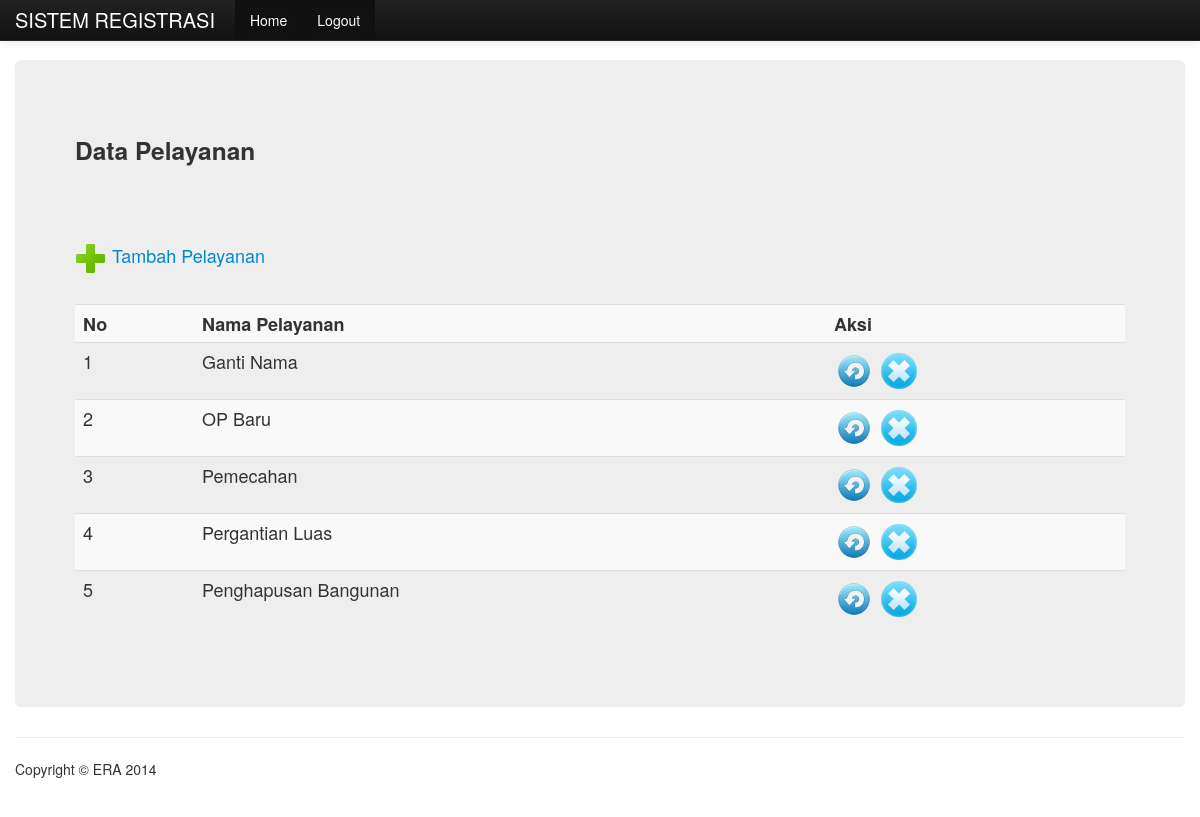
/rekappelayanan.php (signed in), run on the app's committed database.
### tables this page shows
CREATE TABLE IF NOT EXISTS `pelayanan` (
  `kodepelayanan` int(11) NOT NULL AUTO_INCREMENT,
  `jenispelayanan` varchar(30) NOT NULL,
  PRIMARY KEY (`kodepelayanan`)
);

### rekappelayanan.php (the view, shortened to what this page needs)
<!DOCTYPE html>
<html lang="en">
  <head>
    <link href="css/bootstrap.css" rel="stylesheet">
    <link href="css/bootstrap-responsive.css" rel="stylesheet">
  </head>
  <body>
    <div class="navbar navbar-inverse navbar-fixed-top">
      <div class="navbar-inner">
        <div class="container">
          <a class="brand" href="#">SISTEM REGISTRASI</a>
          <div class="nav-collapse collapse">
            <ul class="nav">
              <li class="active"><a href="paneladmin.php">Home</a></li>
			  <li class="active"><a href="logout.php">Logout</a></li>
            </ul>
          </div>
        </div>
      </div>
    </div>
    <div class="container">
      <div class="hero-unit">
		<h3>Data Pelayanan</h3><br/><br/>
		<a href="inputdatapelayanan.php" ><img src="images/add.png" /> Tambah Pelayanan</a><br/><br/>
		<table class="table table-striped">
			<tr>
				<td><b>No</b></td>
				<td><b>Nama Pelayanan</b></td>
				<td><b>Aksi</b></td>
			</tr>
		<?php
			$tampil = "SELECT * FROM pelayanan";
			$querytampil = mysql_query($tampil);
			$i = 1;
			while($hasil = mysql_fetch_array($querytampil)) {
				$id = $hasil['kodepelayanan'];
				$nama = $hasil['jenispelayanan'];
		?>
				<tr>
					<td><?php echo $i; ?></td>
					<td><?php echo $nama; ?></td>
					<td>
						<a href="updatekecamatan.php?id=<?php echo $id; ?>"><img height="40" width="40" src="images/update.png"  title="update" /></a>
						<a href="hapuskecamatan.php?id=<?php echo $id; ?>"><img height="40" width="40" src="images/delete.png"  title="hapus" /></a>
					</td>
				</tr>
		<?php
				$i++;
			}
		?>
		</table>
	  </div>
      <hr>
      <footer>
        <p>Copyright &copy; ERA 2014</p>
      </footer>
    </div>
  </body>
</html>

### rekappelayanan.php (style rules this page uses)
body { padding-top: 60px; padding-bottom: 40px; }

### data on the page
pelayanan: jenispelayanan "Ganti Nama"
pelayanan: jenispelayanan "OP Baru"
pelayanan: jenispelayanan "Pemecahan"
pelayanan: jenispelayanan "Pergantian Luas"
pelayanan: jenispelayanan "Penghapusan Bangunan"
